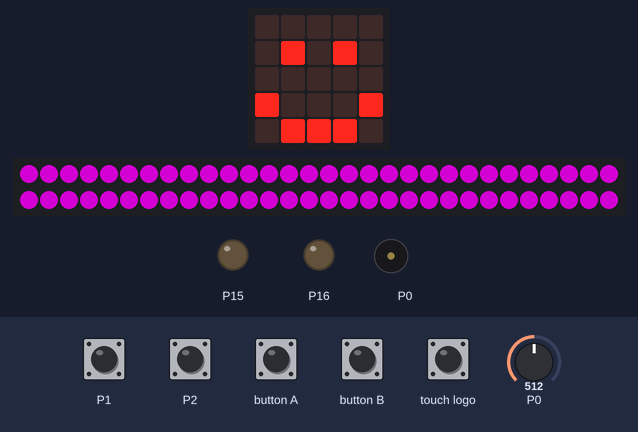
Bench run of a program on a simulated BBC micro:bit (MakeCode). Parts: the board's 5×5 LED display, 60 RGB LEDs in strip order, left to right, continuing on the next row, output pins drawn as LEDs (lit = HIGH), buzzer (waves = sounding). Dashed ring = blinking. The test bench sets the inputs (shaded band); at power-on: P0 = 512 (analog values on the 0–1023 scale). Dim RGB values are drawn brighter than linear; random numbers come from a fixed seed.

Above: at 1.8 s.
1.9 s: button B pressed for 0.15 s
At 2.4 s:
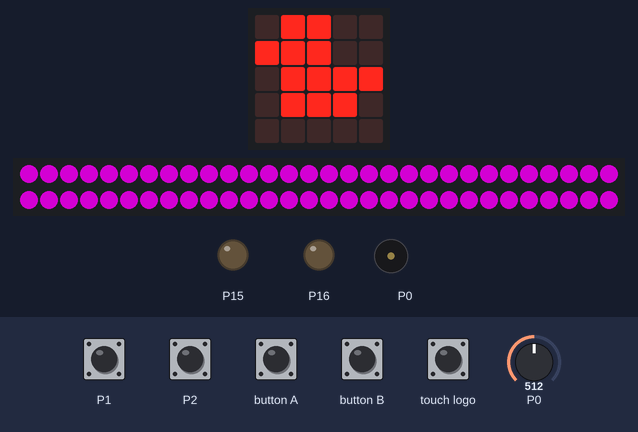
2.6 s: button A pressed for 0.15 s
At 3.16 s:
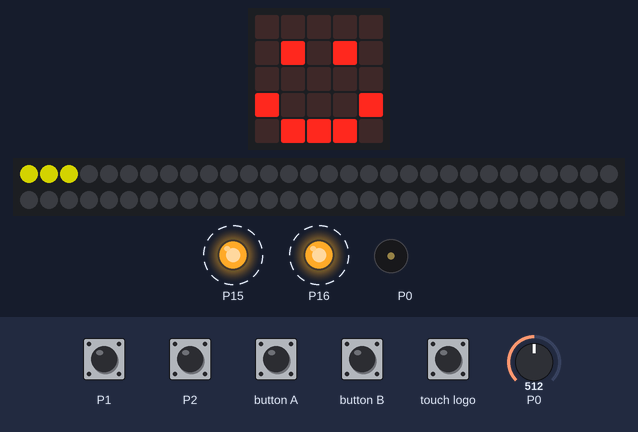
3.3 s: touch logo pressed for 0.15 s
At 3.63 s:
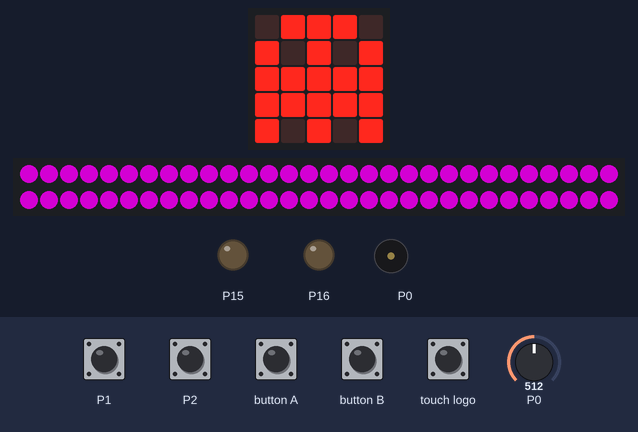
4.0 s: button B pressed for 0.15 s
4.7 s: button A pressed for 0.15 s
5.4 s: P0 set to 0
At 7.0 s:
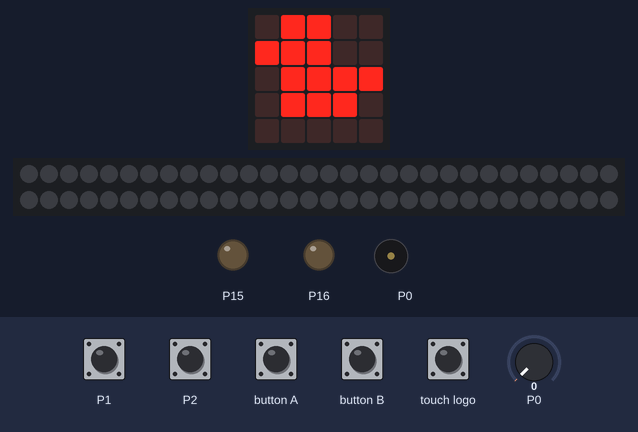
Timing chart, 0 to 9.0 s (numbered marks = the images above; inputs shaded):
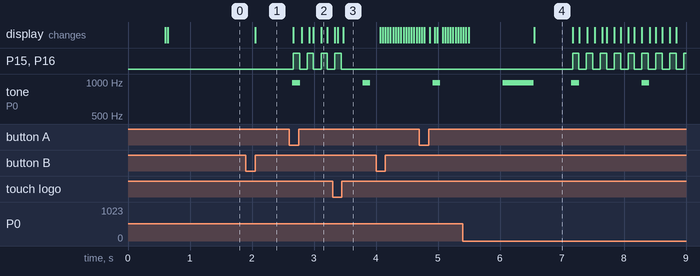

Measured:
- after the input at 1.9 s, the display: changes after 0.15 s (image 1)
- by itself, P15, P16: alternates HIGH for 0.10 s and LOW for 0.12 s

The program:

main.ts
```typescript
input.onLogoEvent(TouchButtonEvent.Pressed, function () {
    Regenbogenmodus()
})
function Spielmodus () {
    basic.showIcon(IconNames.Duck)
    spielrunden = 3
    modus = 1
    go = 0
    delay = 100
    schrittweite = 2
    punkte1 = 0
    punkte2 = 0
    streifen1 = neopixel.create(DigitalPin.P14, anzahlLeds, NeoPixelMode.RGB)
    streifen2 = neopixel.create(DigitalPin.P14, anzahlLeds, NeoPixelMode.RGB)
    streifen1.setPixelColor(0, neopixel.colors(NeoPixelColors.Yellow))
    streifen1.setPixelColor(1, neopixel.colors(NeoPixelColors.Yellow))
    streifen1.setPixelColor(2, neopixel.colors(NeoPixelColors.Yellow))
    streifen2.setPixelColor(0, neopixel.colors(NeoPixelColors.Blue))
    streifen2.setPixelColor(1, neopixel.colors(NeoPixelColors.Blue))
    streifen2.setPixelColor(2, neopixel.colors(NeoPixelColors.Blue))
    for (let index = 0; index < 3; index++) {
        music.play(music.tonePlayable(988, music.beat(BeatFraction.Quarter)), music.PlaybackMode.UntilDone)
        basic.pause(1000)
    }
    music.play(music.tonePlayable(988, music.beat(BeatFraction.Whole)), music.PlaybackMode.UntilDone)
    delay = 10
    go = 1
}
input.onButtonPressed(Button.A, function () {
    Lichtmodus()
})
input.onPinPressed(TouchPin.P2, function () {
    if (modus == 0) {
        farbe = neopixel.rgb(randint(0, 255), randint(0, 255), randint(0, 255))
    } else {
        if (go == 1) {
            streifen2.rotate(schrittweite)
            punkte2 += 1
        }
    }
})
function Lichtmodus () {
    basic.showIcon(IconNames.Happy)
    modus = 0
    streifen1 = neopixel.create(DigitalPin.P14, anzahlLeds, NeoPixelMode.RGB)
    farbe = neopixel.colors(NeoPixelColors.Purple)
    delay = 20
}
input.onButtonPressed(Button.B, function () {
    Spielmodus()
})
input.onPinPressed(TouchPin.P1, function () {
    if (modus == 0) {

    } else {
        if (go == 1) {
            streifen1.rotate(schrittweite)
            punkte1 += 1
        }
    }
})
function Regenbogenmodus () {
    basic.showIcon(IconNames.Ghost)
    modus = 2
    streifen1 = neopixel.create(DigitalPin.P14, anzahlLeds, NeoPixelMode.RGB)
    streifen1.showRainbow(1, 360)
}
let farbe = 0
let streifen2: neopixel.Strip = null
let streifen1: neopixel.Strip = null
let punkte2 = 0
let punkte1 = 0
let schrittweite = 0
let delay = 0
let go = 0
let modus = 0
let spielrunden = 0
let anzahlLeds = 0
anzahlLeds = 60
music.setVolume(155)
Lichtmodus()
basic.forever(function () {
    if (modus == 2) {
        streifen1.setBrightness(Math.map(pins.analogReadPin(AnalogPin.P0), 0, 1023, 0, 255))
        streifen1.rotate(1)
        streifen1.show()
    }
    basic.pause(delay)
})
basic.forever(function () {
    if (modus == 0) {
        streifen1.showColor(farbe)
        streifen1.setBrightness(Math.map(pins.analogReadPin(AnalogPin.P0), 0, 1023, 0, 255))
        streifen1.show()
    }
    basic.pause(delay)
})
basic.forever(function () {
    if (modus == 1) {
        streifen1.show()
        pins.digitalWritePin(DigitalPin.P15, 1)
        pins.digitalWritePin(DigitalPin.P16, 1)
        basic.pause(delay)
        streifen2.show()
        if (punkte1 * schrittweite >= spielrunden * anzahlLeds - schrittweite || punkte2 * schrittweite >= spielrunden * anzahlLeds - schrittweite) {
            go = 0
            music._playDefaultBackground(music.builtInPlayableMelody(Melodies.Entertainer), music.PlaybackMode.InBackground)
            delay = 200
            punkte1 = 0
            punkte2 = 0
        }
    }
    pins.digitalWritePin(DigitalPin.P15, 0)
    pins.digitalWritePin(DigitalPin.P16, 0)
    basic.pause(delay)
})
```

test.ts
```typescript
// Hier kann man Tests durchführen; diese Datei wird nicht kompiliert, wenn dieses Paket als Erweiterung verwendet wird.
```
